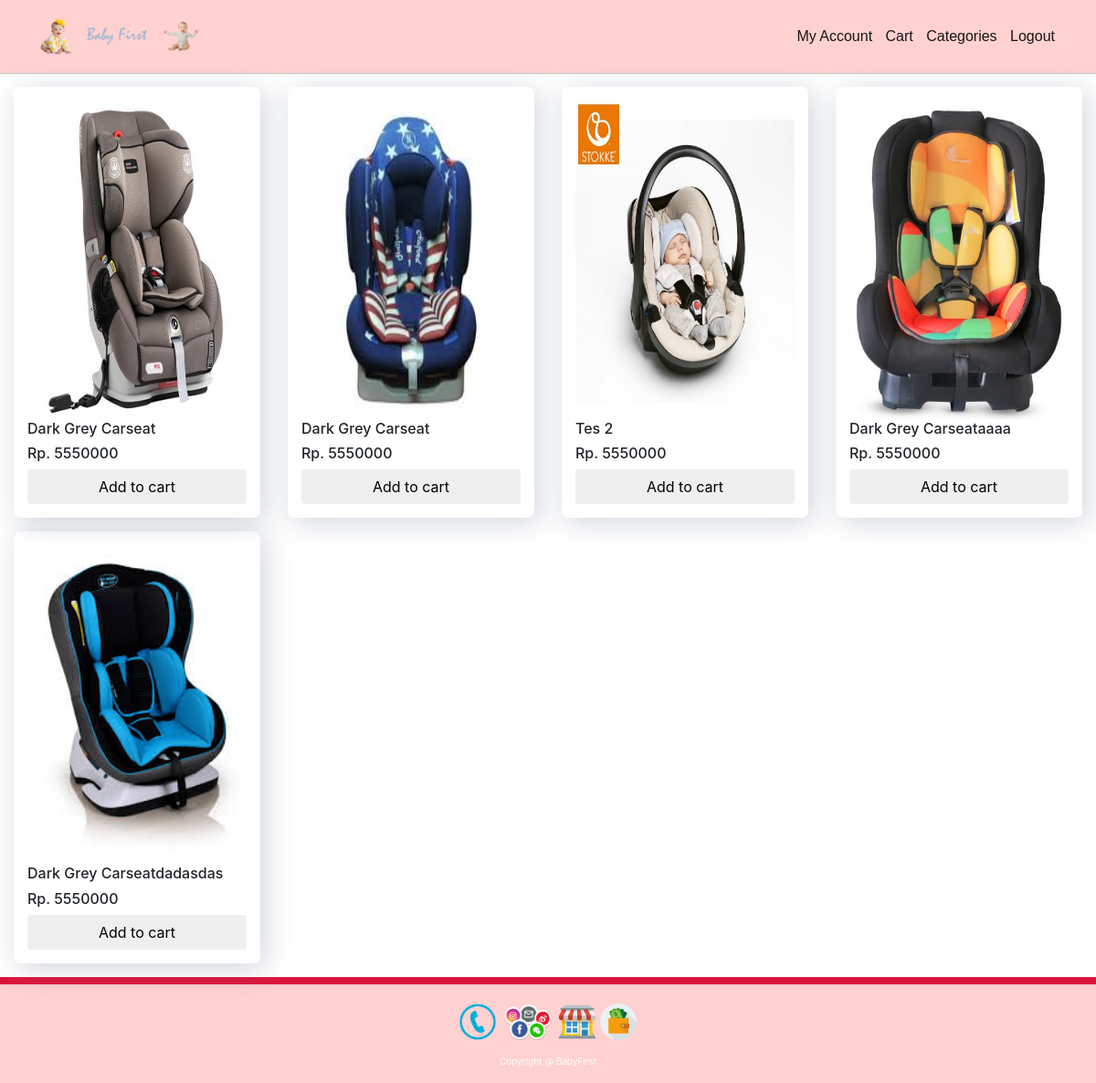
Screenshot of /index.php/c_product/carseat with the database file from the repository.
### tables this page shows
CREATE TABLE `carseat` (
  `id_carseat` varchar(255) NOT NULL,
  `nama_produk` varchar(255) NOT NULL,
  `summary` varchar(255) NOT NULL,
  `price` varchar(255) NOT NULL,
  `quantity` varchar(255) NOT NULL,
  `carseat_photo` varchar(255) NOT NULL DEFAULT 'default.svg'
);

### application/controllers/c_product.php (called while the page is built, shortened)
<?php
class c_product extends CI_Controller {
	public function __construct()
	{
		$this->load->model('m_product');
		$this->load->helper('url');
	}
	public function carseat()
	{
	$data = array(
			'title' => 'Babyfirst - Carseat',
			'product' => $this->m_product->get_data('carseat')
		);
		$this->load->view('head',$data);
		$this->load->view('v_product',$data);
		$this->load->view('footer');
	}
}

### index.php (called while the page is built, shortened)
<?php
require_once BASEPATH.'core/CodeIgniter.php';

### application/models/m_product.php (called while the page is built, shortened)
<?php
class m_product extends CI_Model
{
	public function get_data($category)
	{
		$this->db->select('*');
		$this->db->from($category);
		$query = $this->db->get();
		return $query->result_array();
	}
}
?>

### application/views/v_product.php (the view, shortened to what this page needs)
<!DOCTYPE html>
<html>
<head>
	<link rel="stylesheet" href="https://maxcdn.bootstrapcdn.com/bootstrap/4.0.0/css/bootstrap.min.css">
    <link rel="stylesheet" type="text/css" href="https://cdn.datatables.net/1.10.16/css/dataTables.bootstrap4.min.css">
    <link rel="stylesheet" href="<?php echo base_url(); ?>assets/css/reset.css">
    <link rel = "stylesheet" type = "text/css" href = "<?php echo base_url(); ?>assets/css/v_product.css">
</head>
<body>
<div class="container-fluid" style="padding-top: 15px;">
	<div class="row">
		<?php
		    $numOfCols = 4;
			$rowCount = 0;
			$bootstrapColWidth = 12 / $numOfCols;
			foreach ($product as $prd) {
		?>
		<div class="cd-item col-md-<?php echo $bootstrapColWidth; ?>">
						<div class="kat-pilih">
							<img src="<?php echo base_url(); ?>assets/img/img-product/img-carseat/<?php echo $prd['carseat_photo']; ?>" style="max-width: auto; max-height: auto;">
							<h6> <?php echo $prd['nama_produk']; ?></h6>
							<h6>Rp. <?php echo $prd['price']; ?>  </h6>
								<button id="hoam" class='btn btn-block my-cart-btn'>
											Add to cart
								</button>
						</div>
		</div>
		<?php
		 $rowCount++;
    	if($rowCount % $numOfCols == 0) echo '</div><div class="row">';
		};
	?>
	</div>
</div>
</body>
</html>

### application/views/head.php (shortened to what this page needs)
<!DOCTYPE html>
<html>
<head>
	<link rel="stylesheet" href="https://stackpath.bootstrapcdn.com/bootstrap/4.1.0/css/bootstrap.min.css">
    <link rel="stylesheet" type="text/css" href="https://cdn.datatables.net/1.10.16/css/dataTables.bootstrap4.min.css">
 	<link rel = "stylesheet" type = "text/css"
         href = "<?php echo base_url(); ?>assets/css/header-fixed.css">
</head>
<body>
<header class="header-fixed">
	<div class="header-limiter">
		<a href="<?php echo base_url()?>index.php"><img src="<?php echo base_url(); ?>assets/img/title/titlekategori.png" class="img-fluid d-block mx-auto"></a>
		<nav>
			<span>
				<a href="<?php echo base_url()?>index.php/c_akun">My Account</a>
				<a href="#">Cart</a>
				<a onclick="openNav()">Categories</a>
				<a onclick="location.href = '<?php echo site_url('c_akun/logout') ?>';" >Logout</a>
			</span>
		</nav>
	</div>
</header>
</body>
</html>

### application/views/footer.php (shortened to what this page needs)
<!DOCTYPE html>
<html>
<head>
  <link rel="stylesheet" href="https://maxcdn.bootstrapcdn.com/bootstrap/4.0.0/css/bootstrap.min.css">
    <link rel="stylesheet" type="text/css" href="https://cdn.datatables.net/1.10.16/css/dataTables.bootstrap4.min.css">
      <link rel = "stylesheet" type = "text/css"
         href = "<?php echo base_url(); ?>assets/css/footer.css">
</head>
<body>
  <footer class="footer row">
    <div class="container mt-3">
      <div class="row ">
        <div class="col text-center">
          <p class="social-icons-header">
            <a data-toggle="modal" data-target="#telepon"><img src="<?php echo base_url(); ?>assets/img/img-about/phone.png" height="40px" align="center"></a>
            <a data-toggle="modal" data-target="#sosmed"><img src="<?php echo base_url(); ?>assets/img/img-about/socmed.png" height="40px" align="center"></a>
            <a data-toggle="modal" data-target="#store"><img src="<?php echo base_url(); ?>assets/img/img-about/store.png" height="40px" align="center"></a>
            <a data-toggle="modal" data-target="#payment"><img src="<?php echo base_url(); ?>assets/img/img-about/payment.png" height="40px" align="center"></a>
          </p>
          <p style="font-size: 10px;" align="center">Copyright @ BabyFirst</p>
        </div>
      </div>
    </div>
</footer>
</body>
</html>

### assets/css/header-fixed.css (style rules this page uses)
.header-fixed { background-color:#ffd1d1; box-shadow:0 1px 1px #ccc; padding: 20px 40px; height: 80px; color: #ffffff; box-sizing: border-box; top:-100px; -webkit-transition:top 0.3s; transition:top 0.3s; }
.header-fixed .header-limiter { max-width: auto; text-align: center; margin: 0 auto; }
.header-fixed .header-limiter a { color: #ffffff; text-decoration: none; }
.header-fixed .header-limiter nav { font:16px Arial, Helvetica, sans-serif; line-height: 40px; float: right; }
.header-fixed .header-limiter nav a { display: inline-block; padding: 0 5px; text-decoration:none; color: black; opacity: 0.9; }
.header-fixed .header-limiter img { float: left; height: 40px; }
body { margin: 0; padding: 0; height:100%; width: 100%; }

### assets/css/v_product.css (style rules this page uses)
.kat-pilih { width: 100%; height: auto; margin: auto; box-sizing: border-box; padding: 15px; margin-bottom: 15px; position: relative; box-shadow: 5px 5px 30px rgba(99, 117, 138, 0.3); border-radius: 7px; }
.kat-pilih> img { width: 250px; height: 350px; display: block; width: 100%; }

### assets/css/footer.css (style rules this page uses)
.footer { color: white; border-top: 8px solid crimson; background-color: #ffd1d1; }
.footer .text-center { padding-top: 5px; }

### rows the page displays
carseat: carseat_photo (picture), nama_produk "Dark Grey Carseat", price "5550000"
carseat: carseat_photo (picture), nama_produk "Dark Grey Carseat", price "5550000"
carseat: carseat_photo (picture), nama_produk "Tes 2", price "5550000"
carseat: carseat_photo (picture), nama_produk "Dark Grey Carseataaaa", price "5550000"
carseat: carseat_photo (picture), nama_produk "Dark Grey Carseatdadasdas", price "5550000"
